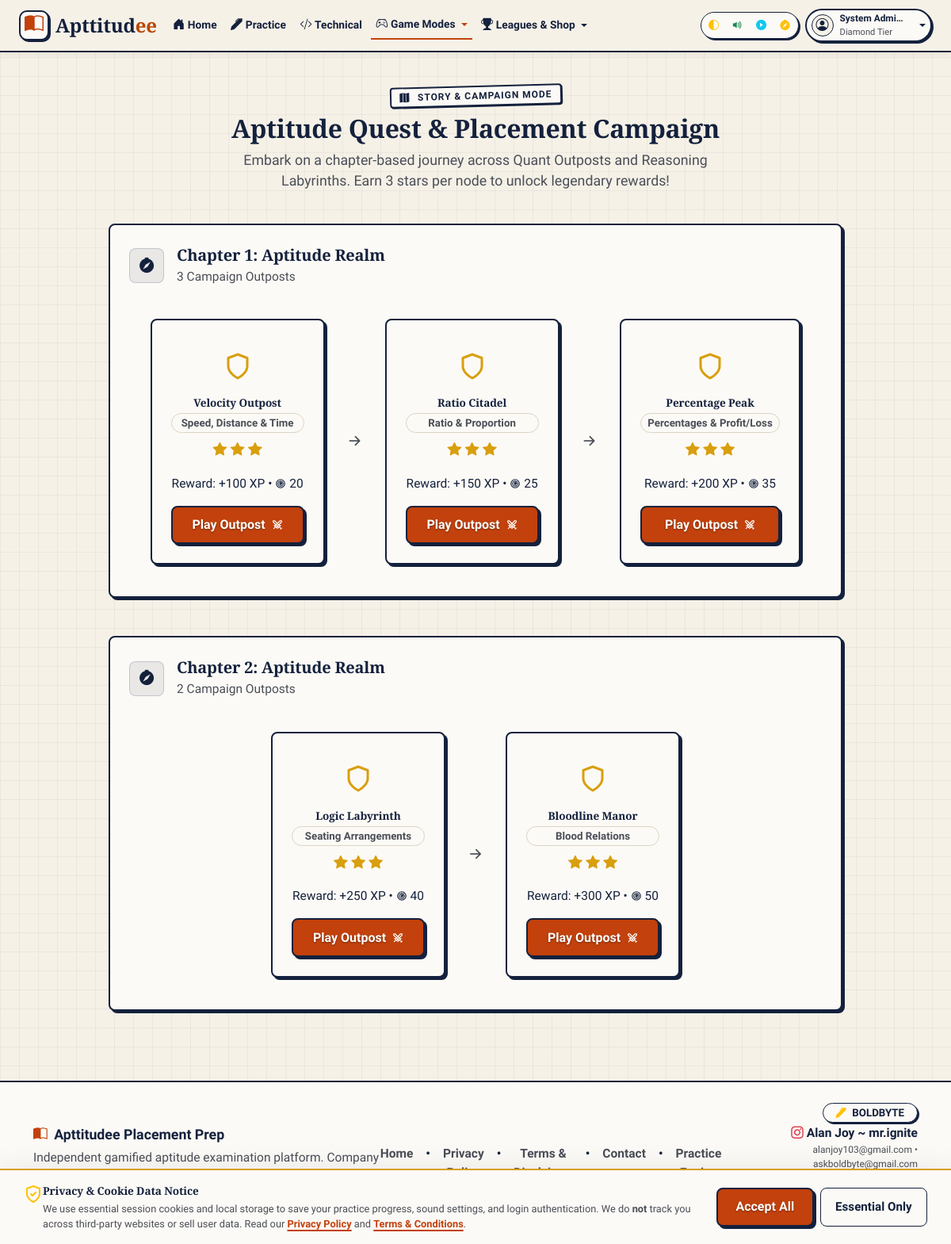
/public/index.php?action=campaign (signed in), run on the app's committed database.
### tables this page shows
CREATE TABLE `users` (
  `id` int NOT NULL AUTO_INCREMENT,
  `name` varchar(100) NOT NULL,
  `email` varchar(150) NOT NULL,
  `password_hash` varchar(255) NOT NULL,
  `plan` enum('free','premium') NOT NULL DEFAULT 'free',
  `total_xp` int NOT NULL DEFAULT '0',
  `coins` int NOT NULL DEFAULT '0',
  `tier` enum('Bronze','Silver','Gold','Platinum','Diamond') NOT NULL DEFAULT 'Bronze',
  `current_streak` int NOT NULL DEFAULT '0',
  `last_active_date` date DEFAULT NULL,
  `streak_freezes` int NOT NULL DEFAULT '1',
  `created_at` timestamp NULL DEFAULT CURRENT_TIMESTAMP,
  `onboarding_completed` tinyint(1) NOT NULL DEFAULT '0',
  `bio` text,
  `avatar_icon` varchar(50) DEFAULT 'bi-person-circle',
  `referral_code` varchar(20) DEFAULT NULL,
  `referred_by` int DEFAULT NULL,
  `device_hash` varchar(255) DEFAULT NULL,
  `role` varchar(20) DEFAULT 'user',
  PRIMARY KEY (`id`),
  UNIQUE KEY `email` (`email`)
);

CREATE TABLE `campaign_nodes` (
  `id` int NOT NULL AUTO_INCREMENT,
  `chapter_number` int NOT NULL,
  `node_order` int NOT NULL,
  `title` varchar(100) NOT NULL,
  `subtopic_id` int NOT NULL,
  `required_stars` int NOT NULL DEFAULT '0',
  `reward_xp` int NOT NULL DEFAULT '150',
  `reward_coins` int NOT NULL DEFAULT '30',
  PRIMARY KEY (`id`),
  KEY `subtopic_id` (`subtopic_id`),
  CONSTRAINT `campaign_nodes_ibfk_1` FOREIGN KEY (`subtopic_id`) REFERENCES `subtopics` (`id`) ON DELETE CASCADE
);

CREATE TABLE `subtopics` (
  `id` int NOT NULL AUTO_INCREMENT,
  `topic_id` int NOT NULL,
  `name` varchar(100) NOT NULL,
  `code` varchar(50) NOT NULL,
  `created_at` timestamp NULL DEFAULT CURRENT_TIMESTAMP,
  PRIMARY KEY (`id`),
  UNIQUE KEY `code` (`code`),
  KEY `topic_id` (`topic_id`),
  CONSTRAINT `subtopics_ibfk_1` FOREIGN KEY (`topic_id`) REFERENCES `topics` (`id`) ON DELETE CASCADE
);

### config/app.php (called while the page is built, shortened)
<?php
function asset_url(string $relativePath): string {
    $cleanPath = ltrim($relativePath, '/');
    $diskPath = __DIR__ . '/../public/' . $cleanPath;
    $v = file_exists($diskPath) ? filemtime($diskPath) : time();
    $result = APP_BASE_URL . '/' . $cleanPath . '?v=' . $v;
    return $result;
}

### app/Models/User.php (called while the page is built, shortened)
<?php
class User {
    public static function findById(int $id): ?array {
        $db = Database::getConnection();
        $stmt = $db->prepare("SELECT * FROM users WHERE id = ?");
        $stmt->execute([$id]);
        $user = $stmt->fetch();
        $res = $user ?: null;
        return $res;
    }
}

### app/Views/campaign.php (the view, shortened to what this page needs)
<?php
$db = Database::getConnection();
$nodes = $db->query("
    SELECT c.*, s.name as subtopic_name, t.name as topic_name
    FROM campaign_nodes c
    JOIN subtopics s ON c.subtopic_id = s.id
    JOIN topics t ON s.topic_id = t.id
    ORDER BY c.chapter_number ASC, c.node_order ASC
")->fetchAll();
$chapters = [];
foreach ($nodes as $n) {
    $chapters[$n['chapter_number']][] = $n;
}
?>
<div class="row justify-content-center py-3">
  <div class="col-12 text-center mb-4">
    <div class="stamp-badge mb-2">
      <i class="bi bi-map-fill me-1"></i> Story & Campaign Mode
    </div>
    <h1 class="font-serif fw-bold fs-2 text-ink">Aptitude Quest &amp; Placement Campaign</h1>
    <p class="text-ink-muted mx-auto" style="max-width: 600px;">
      Embark on a chapter-based journey across Quant Outposts and Reasoning Labyrinths. Earn 3 stars per node to unlock legendary rewards!
    </p>
  </div>
  <?php foreach ($chapters as $chapterNum => $chapterNodes): ?>
    <div class="col-lg-10 mb-5">
      <div class="card card-gamified p-4">
        <div class="d-flex align-items-center gap-3 mb-4">
          <div class="feature-icon-box mb-0">
            <i class="bi bi-compass-fill"></i>
          </div>
          <div>
            <h4 class="font-serif fw-bold text-ink mb-0">Chapter <?= $chapterNum ?>: Aptitude Realm</h4>
            <span class="text-ink-muted small"><?= count($chapterNodes) ?> Campaign Outposts</span>
          </div>
        </div>
        <div class="d-flex flex-wrap justify-content-center align-items-center gap-4 py-3">
          <?php foreach ($chapterNodes as $idx => $node): ?>
            <div class="card card-gamified p-4 text-center" style="min-width: 220px; max-width: 240px;">
              <div class="fs-1 mb-2" style="color: var(--highlight);">
                <svg class="exam-icon" style="width:36px;height:36px;"><use href="#icon-shield"></use></svg>
              </div>
              <h6 class="font-serif fw-bold text-ink mb-1"><?= htmlspecialchars($node['title']) ?></h6>
              <span class="badge rounded-pill mb-2" style="background-color: var(--surface); color: var(--ink-muted); border: 1px solid var(--border);"><?= htmlspecialchars($node['subtopic_name']) ?></span>
              <div class="mb-3" style="color: var(--highlight);">
                <i class="bi bi-star-fill"></i>
                <i class="bi bi-star-fill"></i>
                <i class="bi bi-star-fill"></i>
              </div>
              <div class="small text-ink-muted mb-3">
                <span>Reward: +<?= $node['reward_xp'] ?> XP &bull; <svg class="exam-icon" style="width:14px;height:14px;vertical-align:-2px;"><use href="#icon-coin"></use></svg> <?= $node['reward_coins'] ?></span>
              </div>
              <a href="index.php?action=practice&subtopic_id=<?= $node['subtopic_id'] ?>" class="btn btn-primary-gamified btn-sm px-4 fw-bold shadow-sm d-inline-flex align-items-center justify-content-center gap-1">
                Play Outpost <svg class="exam-icon icon-14"><use href="#icon-swords"></use></svg>
              </a>
            </div>
            <?php if ($idx < count($chapterNodes) - 1): ?>
              <div class="d-none d-md-block text-ink-muted fs-3">
                <i class="bi bi-arrow-right-short"></i>
              </div>
            <?php endif; ?>
          <?php endforeach; ?>
        </div>
      </div>
    </div>
  <?php endforeach; ?>
</div>

### app/Views/header.php (shortened to what this page needs)
<!DOCTYPE html>
<html lang="en">
<head>
  <?php
    $currentAction = $_GET['action'] ?? 'landing';
    $isQuizSession = ($currentAction === 'practice' && (isset($_GET['session']) || isset($_GET['subtopic_id']) || (isset($_GET['mode']) && $_GET['mode'] === 'quiz')))
                  || ($currentAction === 'mock' && isset($_GET['session']) && $_GET['session'] === 'active')
                  || ($currentAction === 'technical' && (isset($_GET['session']) || isset($_GET['start']) || (isset($_GET['mode']) && $_GET['mode'] === 'quiz')));
  ?>
  <link href="https://cdn.jsdelivr.net/npm/bootstrap@5.3.0/dist/css/bootstrap.min.css" rel="stylesheet">
  <link href="https://cdn.jsdelivr.net/npm/bootstrap-icons@1.10.5/font/bootstrap-icons.css" rel="stylesheet" media="print" onload="this.media='all'">
  <link rel="stylesheet" href="<?= file_exists(__DIR__ . '/../../public/css/style.min.css') ? asset_url('css/style.min.css') : asset_url('css/style.css') ?>">
  <link rel="stylesheet" href="<?= file_exists(__DIR__ . '/../../public/css/theme.min.css') ? asset_url('css/theme.min.css') : asset_url('css/theme.css') ?>">
<?php
$currentUser = null;
if (isset($_SESSION['user_id'])) {
    $currentUser = User::findById($_SESSION['user_id']);
}
?>
</head>
<body class="<?= $isQuizSession ? 'is-quiz quiz-session-body' : 'has-bottom-nav' ?>">
<nav class="navbar navbar-expand-lg nav-gamified sticky-top py-2 d-none d-lg-block">
  <div class="container-fluid px-3 px-xl-4 nav-max-bound">
    <a class="navbar-brand d-flex align-items-center gap-2 me-lg-2 me-xl-3 flex-shrink-0 text-nowrap" href="index.php?action=landing" aria-label="Apttitudee Homepage">
      <div class="brand-icon-box flex-shrink-0">
        <i class="bi bi-book-half fs-4 text-accent"></i>
      </div>
      <div class="d-flex flex-column leading-tight flex-shrink-0 text-nowrap">
        <span class="font-serif fw-bold fs-4 text-ink brand-title-text flex-shrink-0">Apttitud<span class="brand-accent-text">ee</span></span>
      </div>
    </a>
    <div class="collapse navbar-collapse show" id="navMenu">
      <ul class="navbar-nav me-auto mb-2 mb-lg-0 ms-lg-2 gap-1 align-items-center">
        <li class="nav-item">
          <a class="nav-link-gamified <?= ($currentAction === 'landing' || empty($currentAction)) ? 'active' : '' ?>" href="index.php?action=landing">
            <i class="bi bi-house-door-fill"></i> <span>Home</span>
          </a>
        </li>
        <li class="nav-item">
          <a class="nav-link-gamified <?= $currentAction === 'practice' ? 'active' : '' ?>" href="index.php?action=practice">
            <i class="bi bi-pen-fill"></i> <span>Practice</span>
          </a>
        </li>
        <li class="nav-item">
          <a class="nav-link-gamified <?= $currentAction === 'technical' ? 'active' : '' ?>" href="index.php?action=technical">
            <i class="bi bi-code-slash text-info"></i> <span>Technical</span>
          </a>
        </li>
        <?php $isModeActive = in_array($currentAction, ['skill_tree', 'campaign', 'duel', 'time_attack']); ?>
        <li class="nav-item dropdown">
          <a class="nav-link-gamified dropdown-toggle <?= $isModeActive ? 'active' : '' ?>" href="#" role="button" data-bs-toggle="dropdown" aria-expanded="false">
            <i class="bi bi-controller"></i> <span>Game Modes</span>
          </a>
        </li>
        <?php $isSocialActive = in_array($currentAction, ['leaderboard', 'store', 'social', 'trophy_room']); ?>
        <li class="nav-item dropdown">
          <a class="nav-link-gamified dropdown-toggle <?= $isSocialActive ? 'active' : '' ?>" href="#" role="button" data-bs-toggle="dropdown" aria-expanded="false">
            <i class="bi bi-trophy-fill"></i> <span>Leagues & Shop</span>
          </a>
        </li>
      </ul>
      <div class="d-flex align-items-center gap-1.5 gap-xl-2 ms-auto flex-nowrap flex-shrink-0">
        <div class="nav-utility-bar d-flex align-items-center gap-1 p-1 rounded-pill ms-1 flex-shrink-0">
          <button type="button" class="btn btn-utility-icon" onclick="toggleExamTheme()" title="Toggle Dark/Light Mode" aria-label="Toggle Dark/Light Mode">
            <i class="bi bi-circle-half text-warning"></i>
          </button>
          <button id="soundToggleBtn" class="btn btn-utility-icon btn-sound-toggle" title="Toggle Sound FX" aria-label="Toggle Sound Effects">
          </button>
          <button type="button" class="btn btn-utility-icon" onclick="playBoldbyteIntro()" title="Play Exam Intro" aria-label="Play Exam Intro">
            <i class="bi bi-play-circle-fill text-info"></i>
          </button>
          <button type="button" class="btn btn-utility-icon" data-bs-toggle="modal" data-bs-target="#featureGuideModal" title="How Apttitudee Works Guide" aria-label="Feature Guide">
            <i class="bi bi-compass-fill text-warning"></i>
          </button>
        </div>
        <?php if ($currentUser): ?>
          <div class="dropdown flex-shrink-0">
            <button class="btn btn-user-profile dropdown-toggle d-flex align-items-center gap-2 py-1 px-2 px-sm-2.5" type="button" data-bs-toggle="dropdown" aria-expanded="false">
              <div class="avatar-circle flex-shrink-0" aria-hidden="true">
                <i class="bi <?= !empty($currentUser['avatar_icon']) ? $currentUser['avatar_icon'] : 'bi-person-circle' ?>"></i>
              </div>
              <div class="d-none d-xl-flex flex-column text-start me-1 flex-shrink-0">
                <span class="fw-bold small text-ink leading-tight text-truncate user-name-text"><?= htmlspecialchars($currentUser['name']) ?></span>
                <span class="text-muted extra-small user-tier-label"><?= htmlspecialchars($currentUser['tier']) ?> Tier</span>
              </div>
            </button>
          </div>
        <?php endif; ?>
      </div>
    </div>
  </div>
</nav>
<div class="container py-3 py-md-4 flex-grow-1">

### data on the page
users: name "System Admi…", tier "Diamond"
campaign_nodes: title "Velocity Outpost", subtopic.name "Speed, Distance & Time", reward_xp "100", reward_coins "20"
campaign_nodes: title "Ratio Citadel", subtopic.name "Ratio & Proportion", reward_xp "150", reward_coins "25"
campaign_nodes: title "Percentage Peak", subtopic.name "Percentages & Profit/Loss", reward_xp "200", reward_coins "35"
campaign_nodes: title "Logic Labyrinth", subtopic.name "Seating Arrangements", reward_xp "250", reward_coins "40"
campaign_nodes: title "Bloodline Manor", subtopic.name "Blood Relations", reward_xp "300", reward_coins "50"

### other printed values
$chapterNum "1"
count($chapterNodes) "3"
$chapterNum "2"
count($chapterNodes) "2"
